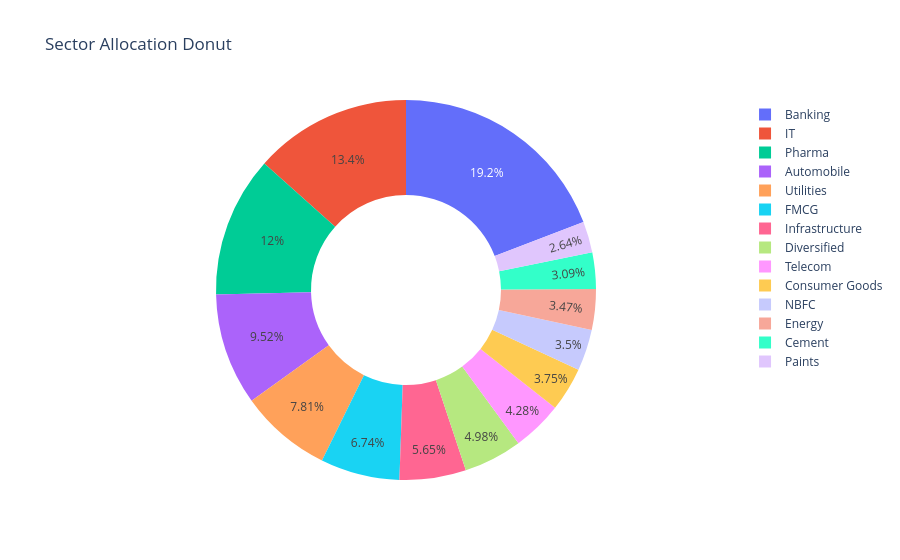

Source (notebook cell):
### Code cell
# 12. SECTOR ALLOCATION DONUT CHART


sector_alloc = portfolio_df.groupby(
    "sector"
)["weight_pct"].sum().reset_index()

fig = px.pie(
    sector_alloc,
    names="sector",
    values="weight_pct",
    hole=0.5,
    title="Sector Allocation Donut"
)

fig.show()

### Figure 1 — Plotly figure (JSON) as saved in the notebook; plotly's stock layout.template omitted (floating-point values rounded to 4 significant figures)
{"data": [{"domain": {"x": [0, 1], "y": [0, 1]}, "hole": 0.5, "hovertemplate": "sector=%{label}<br>weight_pct=%{value}<extra></extra>", "labels": ["Automobile", "Banking", "Cement", "Consumer Goods", "Diversified", "Energy", "FMCG", "IT", "Infrastructure", "NBFC", "Paints", "Pharma", "Telecom", "Utilities"], "legendgroup": "", "name": "", "showlegend": true, "type": "pie", "values": [323.6, 652.3, 105.0, 127.6, 169.2, 117.9, 229.1, 455.5, 192.2, 119.1, 89.86, 407.4, 145.6, 265.5]}], "layout": {"legend": {"tracegroupgap": 0}, "title": {"text": "Sector Allocation Donut"}}}
